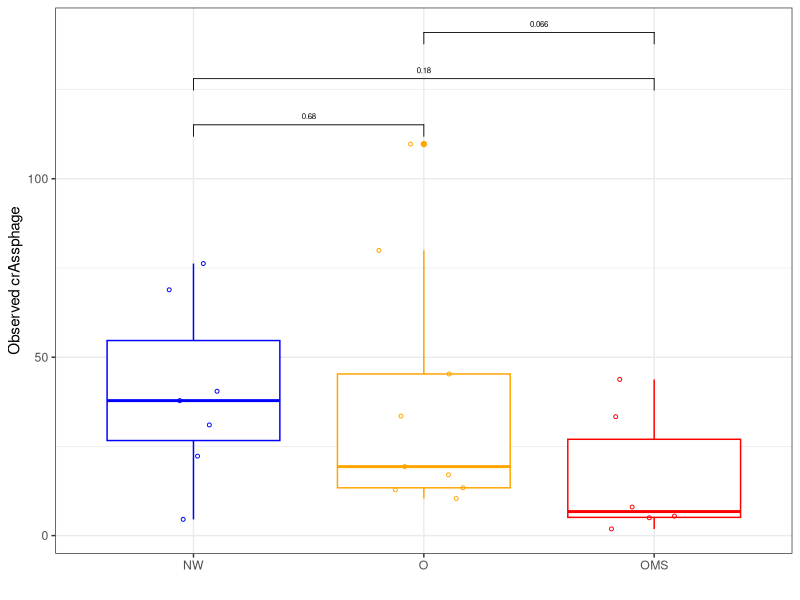
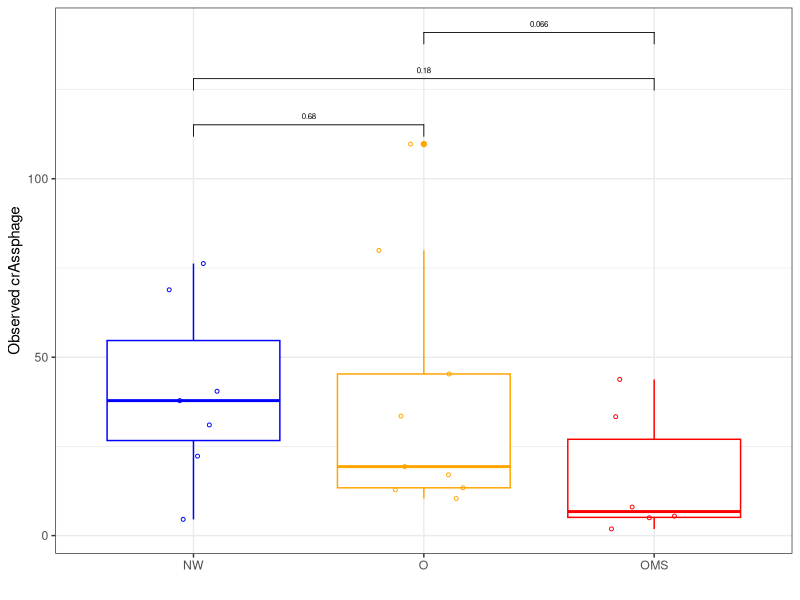
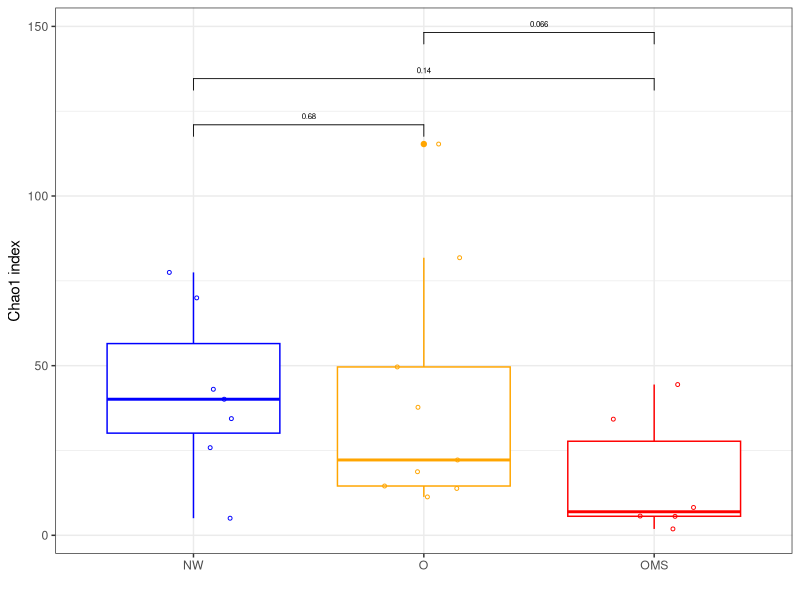
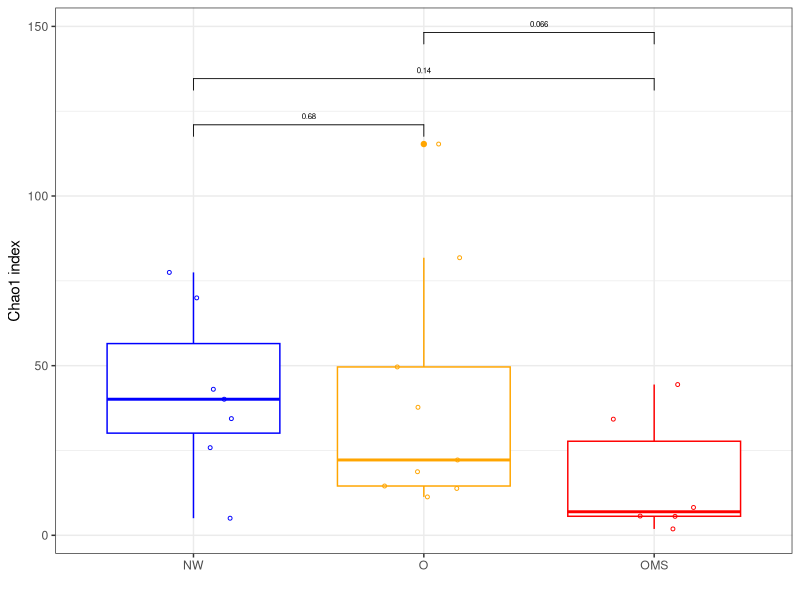
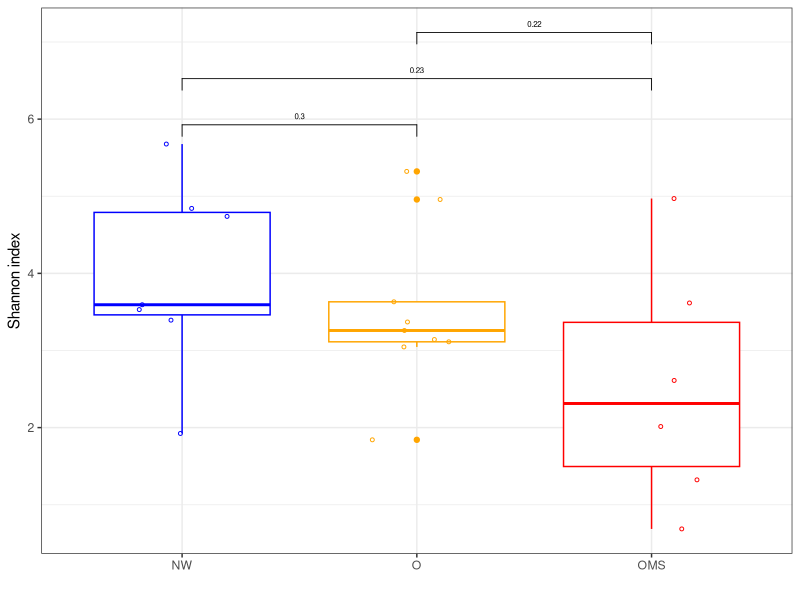
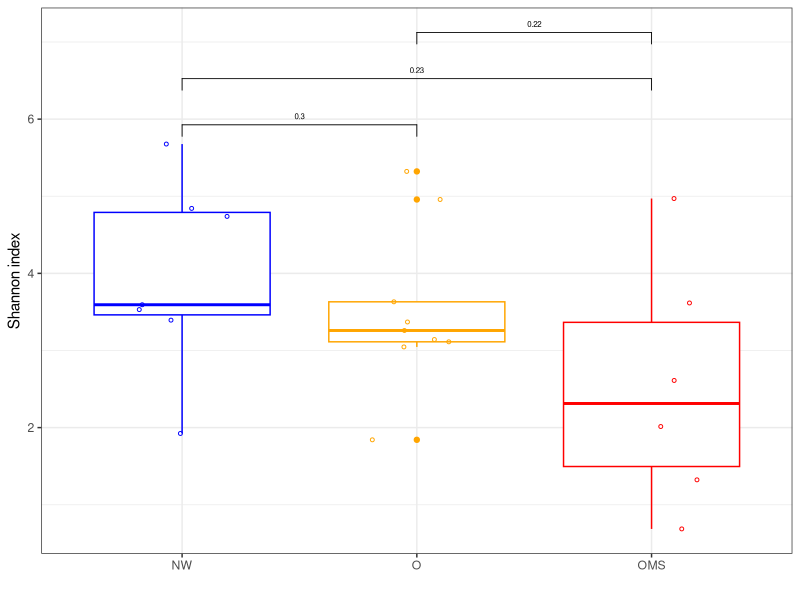
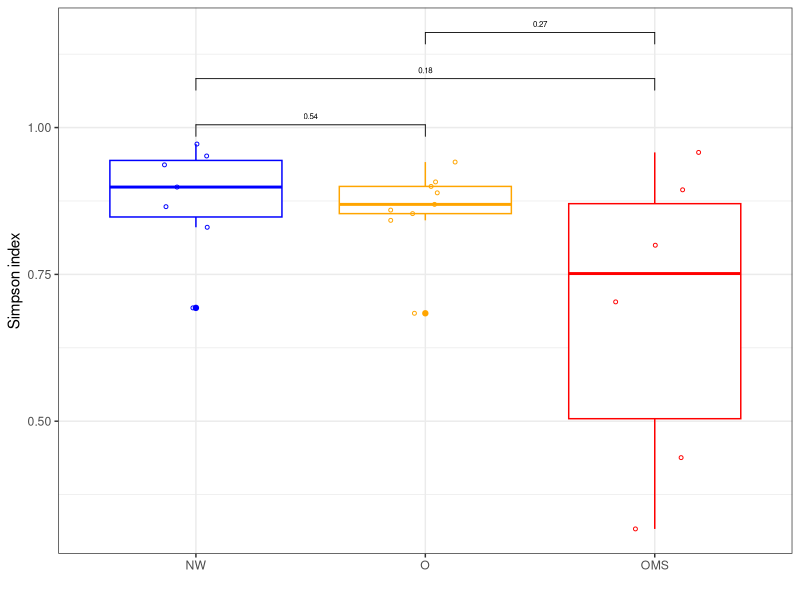
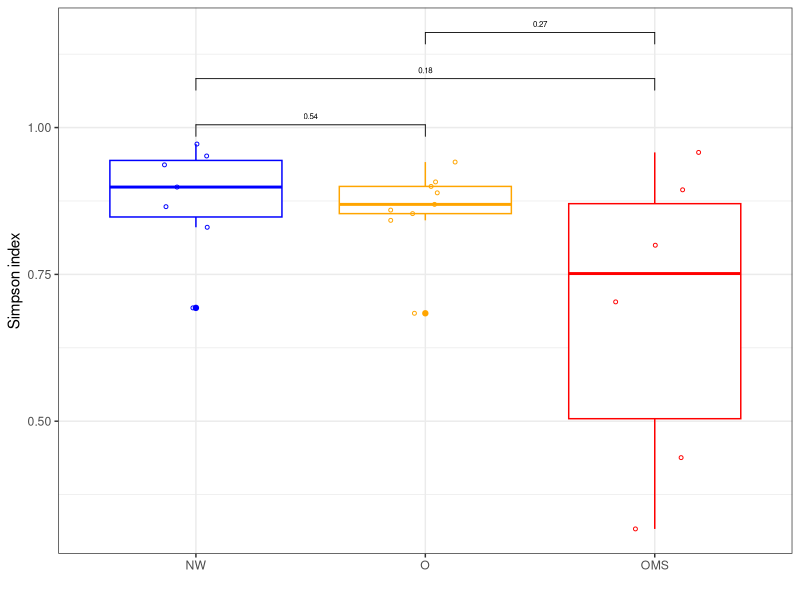

The R source for these figures, in order:
## ---- chunk 1
knitr::opts_chunk$set(echo = TRUE, warning = FALSE, message = FALSE)
library("optparse")
library("ggplot2")
library("reshape")
require("gridExtra")
library("ggpubr")
## ---- chunk 2
# Data input
table <- read.table("01_adiv_merged/allsamples_average_adiv_comp.txt",
                    header=TRUE,
                    sep="\t",
                    row.names = 1)

# P-value groups
p_value <- list(c("NW", "O"), 
                    c("NW", "OMS"),
                    c("O", "OMS"))

# Colors
colors <- c("blue",
            "orange",
            "red")

theme_set(theme_bw())

# Boxplot Observed
boxplot_observed <- ggplot(table,
                           aes(x = group,
                               y = observed_otus)) +
  geom_boxplot(aes(color = group)) +
  geom_point(aes(color = group),
             size = 1,
             shape = 21,
             position = position_jitterdodge()) +
  labs(x="", 
       y="Observed crAssphage") +
  theme(legend.position = "none") +
  scale_color_manual(values = colors) +
  stat_compare_means(comparisons = p_value,
    method = "wilcox.test",
    size = 2)

ggsave("01_adiv_merged/boxplot_observed_comp.svg")
  print(boxplot_observed)
dev.off()

# Boxplot Chao1
boxplot_chao1 <- ggplot(table,
                           aes(x = group,
                               y = chao1)) +
  geom_boxplot(aes(color = group)) +
  geom_point(aes(color = group),
             size = 1,
             shape = 21,
             position = position_jitterdodge()) +
  labs(x="", 
       y="Chao1 index") +
  theme(legend.position = "none") +
  scale_color_manual(values = colors) +
  stat_compare_means(comparisons = p_value,
    method = "wilcox.test",
    size = 2)

ggsave("01_adiv_merged/boxplot_chao1_comp.svg")
  print(boxplot_chao1)
dev.off()

# Boxplot Shannon
boxplot_shannon <- ggplot(table,
                           aes(x = group,
                               y = shannon)) +
  geom_boxplot(aes(color = group)) +
  geom_point(aes(color = group),
             size = 1,
             shape = 21,
             position = position_jitterdodge()) +
  labs(x="", 
       y="Shannon index") +
  theme(legend.position = "none") +
  scale_color_manual(values = colors) +
  stat_compare_means(comparisons = p_value,
    method = "wilcox.test",
    size = 2)

ggsave("01_adiv_merged/boxplot_shannon_comp.svg")
  print(boxplot_shannon)
dev.off()

# Boxplot Simpson
boxplot_simpson <- ggplot(table,
                           aes(x = group,
                               y = simpson)) +
  geom_boxplot(aes(color = group)) +
  geom_point(aes(color = group),
             size = 1,
             shape = 21,
             position = position_jitterdodge()) +
  labs(x="", 
       y="Simpson index") +
  theme(legend.position = "none") +
  scale_color_manual(values = colors) +
  stat_compare_means(comparisons = p_value,
    method = "wilcox.test",
    size = 2)

ggsave("01_adiv_merged/boxplot_simpson_comp.svg")
  print(boxplot_simpson)
dev.off()

# Boxplot Goods Coverage
boxplot_goods_coverage <- ggplot(table,
                           aes(x = group,
                               y = goods_coverage)) +
  geom_boxplot(aes(color = group)) +
  geom_point(aes(color = group),
             size = 1,
             shape = 21,
             position = position_jitterdodge()) +
  labs(x="", 
       y="Goods Coverage index") +
  theme(legend.position = "none") +
  scale_color_manual(values = colors) +
  stat_compare_means(comparisons = p_value,
    method = "wilcox.test",
    size = 2)

ggsave("01_adiv_merged/boxplot_goods_coverage_comp.svg")
  print(boxplot_goods_coverage)
dev.off()
## ---- chunk 3
boxplot_observed
## ---- chunk 4
boxplot_chao1
## ---- chunk 5
boxplot_shannon
## ---- chunk 6
boxplot_simpson
## ---- chunk 7
boxplot_goods_coverage
